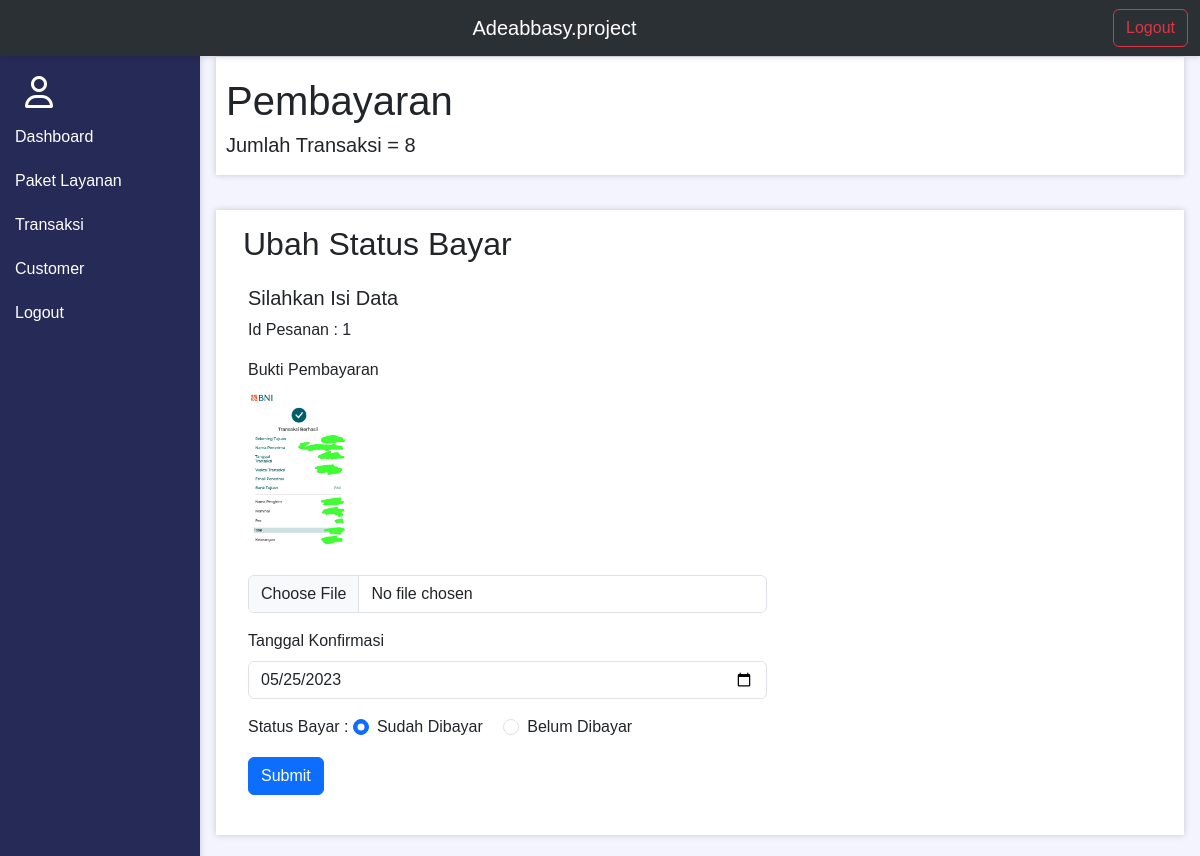
/admin/crud/editbyr.php?id=1&idpembayaran=1 (signed in), run on the app's committed database.
### tables this page shows
CREATE TABLE `pembayaran` (
  `idpembayaran` int(10) UNSIGNED NOT NULL,
  `pesanan_idpesanan` int(10) UNSIGNED NOT NULL,
  `bukti_bayar` varchar(200) DEFAULT NULL,
  `tanggal_konfirmasi` date DEFAULT NULL,
  `status_bayar` varchar(30) DEFAULT NULL
);

### admin/function.php (called while the page is built, shortened)
<?php
    $conn = mysqli_connect('localhost','root','','dbadeabbasy');
    function query($query){
        global $conn;
        $result = mysqli_query($conn, $query);
        $rows = [];
        while ($row = mysqli_fetch_assoc($result)){
            $rows[] = $row;
        }
        return $rows;
    }
?>

### admin/crud/editbyr.php (the view, shortened to what this page needs)
<?php
    require ("../function.php");
	$id = $_GET["id"];
    $idbyr = $_GET["idpembayaran"];
    $byr = query ("SELECT * FROM pembayaran WHERE idpembayaran = $idbyr")[0];
    $transaksi = query ('SELECT * FROM pesanan
        JOIN customer ON (customer.idcustomer = pesanan.customer_idcustomer)
        JOIN paket_layanan ON (paket_layanan.idpaket = pesanan.paket_layanan_idpaket)
        JOIN tambahan ON (tambahan.idtambahan = pesanan.tambahan_idtambahan) ;');
    $jmltransaksi = 0;
    foreach($transaksi as $row) :
        $jmltransaksi++;
    endforeach;
?>
<!DOCTYPE html>
<html lang="en">
<head>
    <link href="https://cdn.jsdelivr.net/npm/bootstrap@5.3.0-alpha1/dist/css/bootstrap.min.css" rel="stylesheet">
    <link rel="stylesheet" href="style.css">
    <link rel="stylesheet" href="https://cdnjs.cloudflare.com/ajax/libs/font-awesome/6.4.0/css/all.min.css">
</head>
<body>
    <nav class="navbar navbar-expand-lg bg-body-tertiary sticky-top" data-bs-theme="dark" style="box-shadow: 0 0 6px 0 rgba(29, 29, 29, 0.21);">
        <div class="container-fluid">
            <a class="navbar-brand" href="./" style="text-align: center;">Adeabbasy.project</a>
            <div class="d-flex" role="search">
                <a href="../logout.php"><button class="btn btn-outline-danger">Logout</button></a>
            </div>
        </div>
    </nav>
    <div class="sidebar">
        <div class="sideicon">
            <i class="fa-regular fa-user fa-2xl"></i>
        </div>
        <div class="sidelist" id="sidelist">
            <a class="side-link" href="../index.php?id=<?= $id ?>"><div class="side-list">
                Dashboard
            </div></a>
            <a class="side-link" href="../paket.php?id=<?= $id; ?>"><div class="side-list">
                Paket Layanan
            </div></a>
            <a class="side-link" href="../transaksi.php?id=<?= $id; ?>"><div class="side-list">
                Transaksi
            </div></a>
            <a class="side-link" href="../customer.php?id=<?= $id; ?>"><div class="side-list">
                Customer
            </div></a>
            <a class="side-link" href="../logout.php"><div class="side-list">
                Logout
            </div></a>
        </div>
    </div>
    <div class="content">
        <div class="isi" style="padding: 10px 10px;">
            <h1>Pembayaran</h1>
            <h5>Jumlah Transaksi = <?= $jmltransaksi; ?></h5>
        </div>
        <div class="container kontener">
            <div class="row pb-4 isi">
                <div class="column" style="margin: 15px 15px; width: 70%;"><h2>Ubah Status Bayar</h2></div>
                <h5 style="margin-left: 20px; width: 50%;">Silahkan Isi Data</h5>
                <form action="" method="post" enctype="multipart/form-data">
                    <div class="mb-3" style="margin-left: 20px; width: 55%;">
                        Id Pesanan : <?= $byr['pesanan_idpesanan']; ?>
                    </div>
                    <div class="mb-3" style="margin-left: 20px; width: 55%;">
                        <label for="bukti" class="form-label">Bukti Pembayaran</label><br>
                        <?php
                        if ($byr["bukti_bayar"] == "none") {
                            echo "Belum Diupload";
                        }
                        else {
                            $xrow = $byr["bukti_bayar"];
                            echo "<img src='../../assets/pembayaran/$xrow' alt='Error' width='100' >";
                        } ?> <br><br>
                        <input class="form-control" type="file" id="gambar" name="gambar">
                    </div>
                    <div class="mb-3" style="margin-left: 20px; width: 55%;">
                        <label for="tglk" class="form-label">Tanggal Konfirmasi</label>
                        <input class="form-control" type="date" id="tglk" name="tglk" value="<?= $byr['tanggal_konfirmasi']; ?>">
                    </div>
                    <div class="mb-3" style="margin-left: 20px; width: 55%;">
                        Status Bayar :
                        <div class="form-check form-check-inline">
                            <input class="form-check-input" type="radio" name="status" id="status1" value="Sudah Dibayar"
                            <?php if ($byr['status_bayar'] == 'Sudah Dibayar') { echo 'checked';} ?>>
                            <label class="form-check-label" for="status1">Sudah Dibayar</label>
                        </div>
                        <div class="form-check form-check-inline">
                            <input class="form-check-input" type="radio" name="status" id="status2" value="Belum Dibayar"
                            <?php if ($byr['status_bayar'] == 'Belum Dibayar') { echo 'checked';} ?>>
                            <label class="form-check-label" for="status2">Belum Dibayar</label>
                        </div>
                    </div>
                    <div class="mt-3" style="margin-left: 20px; width: 55%;">
                        <Input type="submit" class="btn btn-primary mb-3" name="submit">
                    </div>
                </form>
            </div>
        </div>
    </div>
</body>
</html>

### style.css (style rules this page uses)
body { font-family: Arial, Helvetica, sans-serif; }

### admin/crud/editbyr.php (style rules this page uses)
.side-link { text-decoration: none; color: white; }
.sideicon { margin-top: 20px; padding: 5px 25px 15px; }
.side-list { width: 100%; padding: 5px 15px 15px; }
.sidebar { margin: 0; padding: 0; width: 200px; position: fixed; height: 100%; overflow: auto; background: #262A56; color: white; box-shadow: 0 0 6px 0 rgba(29, 29, 29, 0.21); }
.content { margin-left: 200px; padding: 1px 16px; height: 100vh; background-color: #F4F4FF; }
.content h1 { margin-top: 10px; }
.kontener { margin-top: 30px; }
.column { float: left; width: 25%; }
.row { margin-top: 35px; }
.isi { background-color: #ffff; box-shadow: 0 0 6px 0 rgba(29, 29, 29, 0.21); }
.row:after { content: ""; display: table; clear: both; }

### data on the page
pembayaran: pesanan_idpesanan "1", bukti_bayar (picture), tglk "05/25/2023", status_bayar "☑ Sudah Dibayar", status_bayar "☐ Belum Dibayar"

### other printed values
$jmltransaksi "8"
